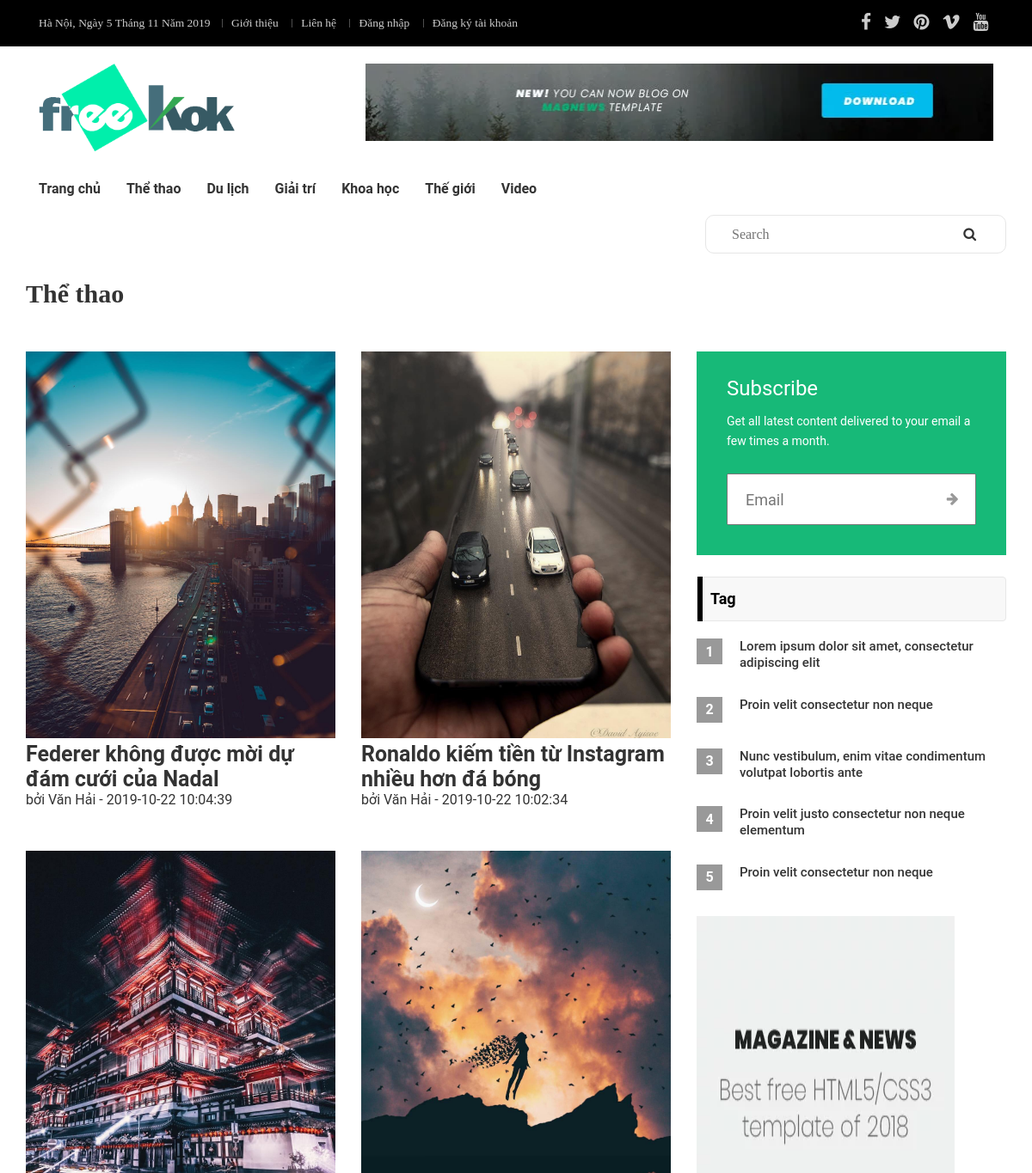
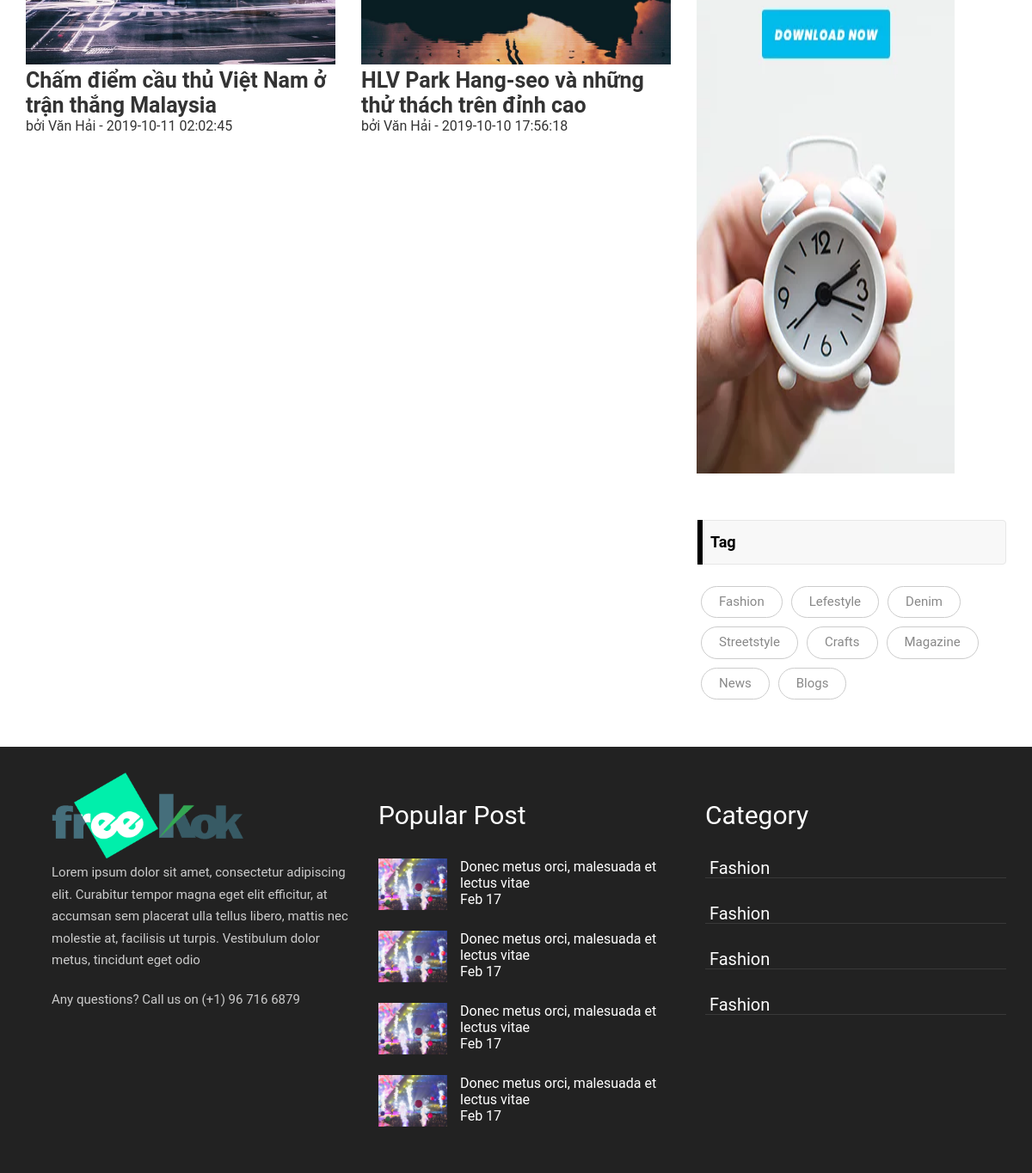
The app's page /The-thao with its own data (2 pictures, top to bottom).
### tables this page shows
CREATE TABLE `theloai` (
  `id` int(11) NOT NULL,
  `tentl` varchar(200) NOT NULL,
  `tentl_ko` varchar(200) NOT NULL,
  `menu` tinyint(4) NOT NULL DEFAULT '0' COMMENT '0: không hiển thị ở thanh menu, 1:hiển thị',
  `home` tinyint(4) NOT NULL DEFAULT '0' COMMENT '0: không hiển thị ở trang chủ, 1:hiển thị',
  `title_seo` varchar(225) NOT NULL,
  `desc_seo` text NOT NULL,
  `key_seo` longtext NOT NULL,
  `deleted` tinyint(4) NOT NULL DEFAULT '0' COMMENT '0: chưa xóa, 1: đã xóa'
);

CREATE TABLE `tintuc` (
  `id` int(11) NOT NULL,
  `id_type` int(11) NOT NULL,
  `id_user` int(11) NOT NULL,
  `ava_img` varchar(200) NOT NULL,
  `alt_img` varchar(200) NOT NULL,
  `tieude` varchar(225) NOT NULL,
  `tieude_ko` varchar(225) NOT NULL,
  `mota` text NOT NULL,
  `noidung` longtext NOT NULL,
  `tags` text NOT NULL,
  `luotxem` bigint(20) NOT NULL DEFAULT '0',
  `ngaydang` timestamp NOT NULL DEFAULT CURRENT_TIMESTAMP,
  `dacbiet` tinyint(4) NOT NULL DEFAULT '0' COMMENT '0: tin bình thường, 1:tin đặc biệt',
  `hienthi` tinyint(4) NOT NULL DEFAULT '0' COMMENT '0:tin không hiển thị, 1:tin đặc biệt',
  `title_seo` varchar(225) NOT NULL,
  `desc_seo` text NOT NULL,
  `key_seo` longtext NOT NULL,
  `deleted` tinyint(4) NOT NULL DEFAULT '0' COMMENT '0: chưa xóa , 1: đã xóa'
);

CREATE TABLE `nguoidung` (
  `token` varchar(200) NOT NULL,
  `id` int(11) NOT NULL,
  `ten` varchar(225) NOT NULL,
  `ten_ko` varchar(200) NOT NULL,
  `avatar` varchar(200) NOT NULL,
  `mail` varchar(225) NOT NULL,
  `sdt` varchar(20) NOT NULL,
  `mat_khau` varchar(20) NOT NULL,
  `ngay_tao` timestamp NOT NULL DEFAULT CURRENT_TIMESTAMP,
  `trang_thai` tinyint(4) NOT NULL DEFAULT '0' COMMENT '0:đọc giả, 1:kiểm duyệt, 2:quản lý'
);

### model/DBConnect.php (called while the page is built, shortened)
<?php
class DBConnect{
  private $conn = null;
  private $stsm = null;
  function __construct($dbname='cuacuon',$username='root',$password=''){
    $dsn = "mysql:dbname=$dbname;host=localhost";
    try{
      $this->conn = new PDO($dsn,$username,$password);
      $this->conn->exec('SET NAMES utf8');
    }
    catch(PDOException $e){
      echo $e->getMessage();
      die;
    }
  }
  function executeQuery($sql,$options=[]){
    $this->stsm = $this->conn->prepare($sql);
    return $this->stsm->execute();
  }
  function getMoreRows($sql){
    $check = $this->executeQuery($sql);
    if($check){
      return $this->stsm->fetchAll(PDO::FETCH_OBJ);
    }
    return false;
  }
}
?>

### model/newsModel.php (called while the page is built, shortened)
<?php require_once "DBConnect.php";
class newsModel extends DBConnect{
	function selectT(){
		$sql = "SELECT *
				FROM theloai
				WHERE menu = 1
		";
		return $this->getMoreRows($sql);
	}
	function getNewsByType($url){
		$sql = "SELECT *, tt.id as idtt
				FROM tintuc tt
				INNER JOIN theloai tl ON tl.id = id_type
				INNER JOIN nguoidung u ON u.id = id_user
				WHERE tl.tentl_ko = '$url'
				AND tt.hienthi = 1
				ORDER BY idtt DESC
		";
		return $this->getMoreRows($sql);
	}
}
?>

### controller/newsController.php (called while the page is built, shortened)
<?php
require_once "model/newsModel.php";
class newsController{
	public function type(){
		$model = new newsModel;
		if(isset($_GET['url'])){
			$url = $_GET['url'];
		}
		$type = $model->getNewsByType($url);
		return array(
			'type' => $type,
		);
	}
}
?>

### type.php (the view, shortened to what this page needs)
<?php
require_once "controller/newsController.php";
$ctrl = new newsController;
$data = $ctrl->type();
$tl = $data['type'];
?>
<!DOCTYPE html>
<html lang="en">
<head>
	<link rel="stylesheet" type="text/css" href="public/template/css/bootstrap.min.css">
	<link rel="stylesheet" type="text/css" href="fonts/font-awesome-4.7/css/font-awesome.min.css">
	<link rel="stylesheet" type="text/css" href="public/template/css/slick.css">
	<link rel="stylesheet" type="text/css" href="public/template/css/style.css">
	<link rel="stylesheet" type="text/css" href="public/template/css/animate.min.css" <link rel="stylesheet" type="text/css"
		href="public/template/css/responsive.css">
</head>
<?php require_once "view/header.php"; ?>
	<main>
		<div class="slide-trendding">
			<div class="container">
				<div class="row">
					<div class="col-lg-8 col-md-8 col-sm-12 col-xs-12">
					</div>
					<div class="col-lg-4 col-md-4 col-sm-12 col-xs-12">
						<div class="trendding-right">
							<input type="text" name="" placeholder="Search">
							<button><i class="fa fa-search" aria-hidden="true"></i></button>
						</div>
					</div>
				</div>
			</div>
		</div>
		<div class="entertaiment">
			<div class="container">
				<div class="row">
					<div class="col-md-12">
						<h1><?=$tl[0]->tentl?></h1>
					</div>
				</div>
			</div>
		</div>
		<div class="bangtin">
			<div class="container">
				<div class="row">
					<div class="col-lg-8 col-md-8 col-sm-12 col-xs-12">
						<div class="row">
							<?php foreach($tl as $ty): ?>
							<div class="col-lg-6 col-md-6 col-sm-12 col-xs-12">
								<div class="item-tintuc">
									<a href="<?=$ty->tentl_ko?>/<?=$ty->tieude_ko?>-<?=$ty->idtt?>.html">
										<img src="upload/<?=$ty->ava_img?>">
									</a>
									<div class="txt-tintuc">
										<a href="<?=$ty->tentl_ko?>/<?=$ty->tieude_ko?>-<?=$ty->idtt?>.html"><h3><?=$ty->tieude?></h3></a>
										<p>bởi <?=$ty->ten?> - <?=$ty->ngaydang?></p>
									</div>
								</div>
							</div>
							<?php endforeach ?>
						</div>
					</div>
					<div class="col-lg-4 col-md-4 col-sm-12 col-xs-12">
								<div class="col-md-12 dangkynhantin" style="margin-bottom:25px">
									<h5>Subscribe</h5>
									<p>Get all latest content delivered to your email a few times a month.</p>
									<form class="dangkynhantin" style="position: relative">
										<input class="dangkynhantin" type="text" name="email" placeholder="Email">
										<button class="dangkynhantin"><i class="fa fa-arrow-right"
												aria-hidden="true"></i></button>
									</form>
								</div>
								<div class="row">
									<div class="col-md-12">
										<nav class="navbar navbar-default">
											<a class="navbar-brand phobien" href="#">Tag</a>
										</nav>
									</div>
								</div>
								<div class="row phobien">
								<div class="col-md-12">
									<ul>
										<li style="justify-content: space-between; display: flex;padding-bottom: 30px;">
											<div class="số">
												1
											</div>
											<a href="#" class="noidung">
												Lorem ipsum dolor sit amet, consectetur adipiscing elit
											</a>
										</li>
										<li style="justify-content: space-between; display: flex;padding-bottom: 30px;">
											<div class="số">
												2
											</div>
											<a href="#" class="noidung">
												Proin velit consectetur non neque
											</a>
										</li>
										<li style="justify-content: space-between; display: flex;padding-bottom: 30px;">
											<div class="số">
												3
											</div>
											<a href="#" class="noidung">
												Nunc vestibulum, enim vitae condimentum volutpat lobortis ante
											</a>
										</li>
										<li style="justify-content: space-between; display: flex;padding-bottom: 30px;">
											<div class="số">
												4
											</div>
											<a href="#" class="noidung">
												Proin velit justo consectetur non neque elementum
											</a>
										</li>
										<li style="justify-content: space-between; display: flex;padding-bottom: 30px;">
											<div class="số">
												5
											</div>
											<a href="#" class="noidung">
												Proin velit consectetur non neque
											</a>
										</li>
									</ul>
								</div>
							</div>
							<div class="row">
								<div class="col-md-12">
									<a href="#">
									<img src="img/banner-02.jpg" alt="" style="width: 300px;height: 850px;">
									</a>
								</div>
							</div>
							<div class="row" style="padding-top: 50px;">
								<div class="col-md-12">
									<nav class="navbar navbar-default">
										<a class="navbar-brand phobien" href="#">Tag</a>
									</nav>
								</div>
							</div>
							<div class="row tags">
								<div class="col-md-12">
									<a href="#" class="tags">Fashion</a>
									<a href="#" class="tags">Lefestyle</a>
									<a href="#" class="tags">Denim</a>
									<a href="#" class="tags">Streetstyle</a>
									<a href="#" class="tags">Crafts</a>
									<a href="#" class="tags">Magazine</a>
									<a href="#" class="tags">News</a>
									<a href="#" class="tags">Blogs</a>
								</div>
							</div>
					</div>
				</div>
			</div>
		</div>
	</main>
<?php require_once "view/footer.php"; ?>

### view/header.php (shortened to what this page needs)
<?php
require_once "model/newsModel.php";
$model = new newsModel;
$type = $model->selectT();
?>
<body>
	<header id="header">
		<div class="hd-top">
			<div class="container-fluid">
				<div class="container">
					<div class="all-top">
						<div class="col-lg-8 col-md-8 col-sm-12 col-xs-12">
							<div class="left-top">
								<span class="days-time">
								Hà Nội,
								<?php
		                            $date = getdate();
		                            echo "  Ngày ".$date['mday']." Tháng ".$date['mon']." Năm ".$date['year'];
		                        ?>
                       			 </span>
								<a class="left-li" href="trang-chu">Giới thiệu</a>
								<a class="left-li" href="trang-chu">Liên hệ</a>
								<?php if(isset($_SESSION['tokenid'])): ?>
								<a class="left-li"  href="ca-nhan"><?=$_SESSION['nameu']?></a>
								<?php else: ?>
								<a class="left-li" id="dangnhap" href="dang-nhap">Đăng nhập</a>
								<a class="left-li" id="dangky" href="dang-ky">Đăng ký tài khoản</a>
								<?php endif ?>
							</div>
						</div>
						<div class="col-lg-4 col-md-4 col-sm-12 col-xs-12">
							<div class="right-top">
								<a class="icon-right" href="trang-chu"><i class="fa fa-facebook" aria-hidden="true"></i></a>
								<a class="icon-right" href="trang-chu"><i class="fa fa-twitter" aria-hidden="true"></i></a>
								<a class="icon-right" href="trang-chu"><i class="fa fa-pinterest" aria-hidden="true"></i></a>
								<a class="icon-right" href="trang-chu"><i class="fa fa-vimeo" aria-hidden="true"></i></a>
								<a class="icon-right" href="trang-chu"><i class="fa fa-youtube" aria-hidden="true"></i></a>
							</div>
						</div>
					</div>
				</div>
			</div>
		</div>
		<div class="logo-banner">
			<div class="container">
				<div class="col-lg-4 col-md-4 col-xs-4 col-sm-4">
					<div class="logo">
						<a href="trang-chu">
							<img src="public/template/img/logo.png">
						</a>
					</div>
				</div>
				<div class="col-lg-8 col-md-8 col-sm-8 col-xs-8">
					<div class="banner">
						<a href="trang-chu">
							<img src="public/template/img/banner-01.png">
						</a>
					</div>
				</div>
			</div>
		</div>
		<div class="container">
			<div class="menu">
				<nav class="nav-wrap" id="main-nav">
					<ul class="nav-ul">
						<li><a href="trang-chu">Trang chủ</a>
						</li>
						<?php foreach($type as $t): ?>
						<li><a href="<?=$t->tentl_ko?>"><?=$t->tentl?></a>
						</li>
						<?php endforeach ?>
						<li class="dropdown "><a href="trang-chu">Video</a>
						</li>
					</ul>
				</nav>
			</div>
		</div>
	</header>

### view/footer.php (shortened to what this page needs)
<footer>
		<div class="footer-t">
			<div class="container-fluid">
				<div class="container">
					<div class="all-ft">
						<div class="col-lg-4 col-md-4 col-sm-12 col-xs-12">
							<div class="ft-left">
								<a href="#">
									<img src="public/template/img/logo.png">
								</a>
								<p>
									Lorem ipsum dolor sit amet, consectetur adipiscing elit. Curabitur tempor magna eget
									elit efficitur, at accumsan sem placerat ulla tellus libero, mattis nec molestie at,
									facilisis ut turpis. Vestibulum dolor metus, tincidunt eget odio
								</p>
								<p>
									Any questions? Call us on (+1) 96 716 6879
								</p>
							</div>
						</div>
						<div class="col-lg-4 col-md-4 col-sm-12 col-xs-12">
							<div class="ft-main">
								<h1>Popular Post</h1>
								<div class="item-ft clear">
									<a class="img-main-ft" href="#">
										<img src="public/template/img/post-06.jpg">
									</a>
									<div class="txt-ft-main">
										<a href="#">
											<p>Donec metus orci, malesuada et lectus vitae</p>
										</a>
										<span>Feb 17</span>
									</div>
								</div>
								<div class="item-ft clear">
									<a class="img-main-ft" href="#">
										<img src="public/template/img/post-06.jpg">
									</a>
									<div class="txt-ft-main">
										<p>Donec metus orci, malesuada et lectus vitae</p>
										<span>Feb 17</span>
									</div>
								</div>
								<div class="item-ft clear">
									<a class="img-main-ft" href="#">
										<img src="public/template/img/post-06.jpg">
									</a>
									<div class="txt-ft-main">
										<p>Donec metus orci, malesuada et lectus vitae</p>
										<span>Feb 17</span>
									</div>
								</div>
								<div class="item-ft clear">
									<a class="img-main-ft" href="#">
										<img src="public/template/img/post-06.jpg">
									</a>
									<div class="txt-ft-main">
										<p>Donec metus orci, malesuada et lectus vitae</p>
										<span>Feb 17</span>
									</div>
								</div>
							</div>
						</div>
						<div class="col-lg-4 col-md-4 col-sm-12 col-xs-12">
							<div class="ft-right">
								<h1>Category</h1>
								<div class="item-right-ft">
									<a href="#">Fashion</a>
								</div>
								<div class="item-right-ft">
									<a href="#">Fashion</a>
								</div>
								<div class="item-right-ft">
									<a href="#">Fashion</a>
								</div>
								<div class="item-right-ft">
									<a href="#">Fashion</a>
								</div>
							</div>
						</div>
					</div>
				</div>
			</div>
		</div>
	</footer>
</body>
</html>

### records on screen
theloai: tentl "Thể thao"
theloai: tentl "Du lịch"
theloai: tentl "Giải trí"
theloai: tentl "Khoa học"
theloai: tentl "Thế giới"
tintuc: ava_img (picture), tieude "Federer không được mời dự đám cưới của Nadal", id_user.ten "Văn Hải", ngaydang "2019-10-22 10:04:39"
tintuc: ava_img (picture), tieude "Ronaldo kiếm tiền từ Instagram nhiều hơn đá bóng", id_user.ten "Văn Hải", ngaydang "2019-10-22 10:02:34"
tintuc: ava_img (picture), tieude "Chấm điểm cầu thủ Việt Nam ở trận thắng Malaysia", id_user.ten "Văn Hải", ngaydang "2019-10-11 02:02:45"
tintuc: ava_img (picture), tieude "HLV Park Hang-seo và những thử thách trên đỉnh cao", id_user.ten "Văn Hải", ngaydang "2019-10-10 17:56:18"

### other values on screen
$date['mday'] "5"
$date['mon'] "11"
$date['year'] "2019"
